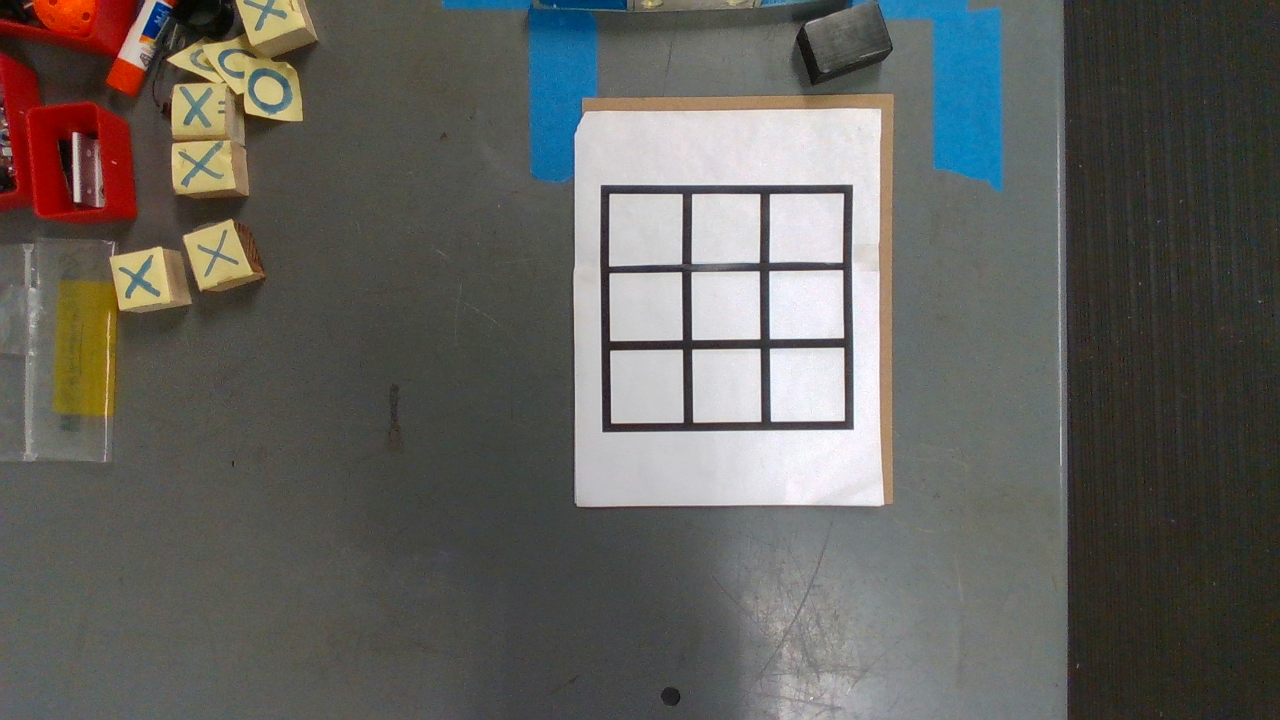
#> input picture game_scripts/images/board_sample_newRes_Color.png, 1280 x 720 px
$ python sandbox_imageSubtract.py
#> lines starting #> are read from the running program, lines starting #| are printed output that depends on the picture; after the words box and inside, x2 and y2 are one past the last pixel; in counts of white or black regions, pixels touching at a corner belong together; long printed decimals are rounded
# [20 lines of commented-out code are left out]
import cv2
import rospy
import numpy as np
# [11 lines of commented-out code are left out]


def main():
  try:
    print('OpenCV version:',cv2.__version__)
    #Marvin:
    #Zaphod: 3.2
    #Scott Labs:4.2

    # load images & crop them
    background_precrop = cv2.imread('images/board_sample_newRes_Color.png') # will not work well for moving & rotating board
#> background_precrop is the input picture: shape (720, 1280, 3); mean B, G, R 93.1, 97.5, 98.8
    background_crop = background_precrop[0:300, 10:550] #(y,x)
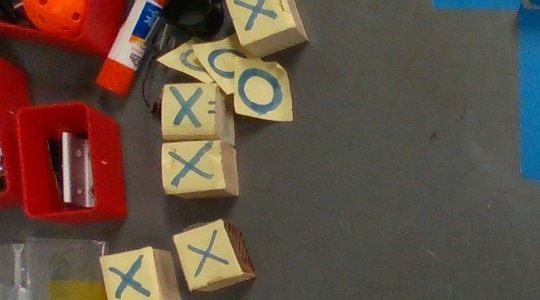
#> background_crop: shape (300, 540, 3); mean B, G, R 67.5, 80, 97.3
    # above crop removes floor & focuses on table around paper
    #cv2.imshow('Pre-Crop',background_precrop)
    #cv2.imshow('Should be only table, no ground',background_crop)
    board_precrop = cv2.imread('images/game_board_2O_Color.png')
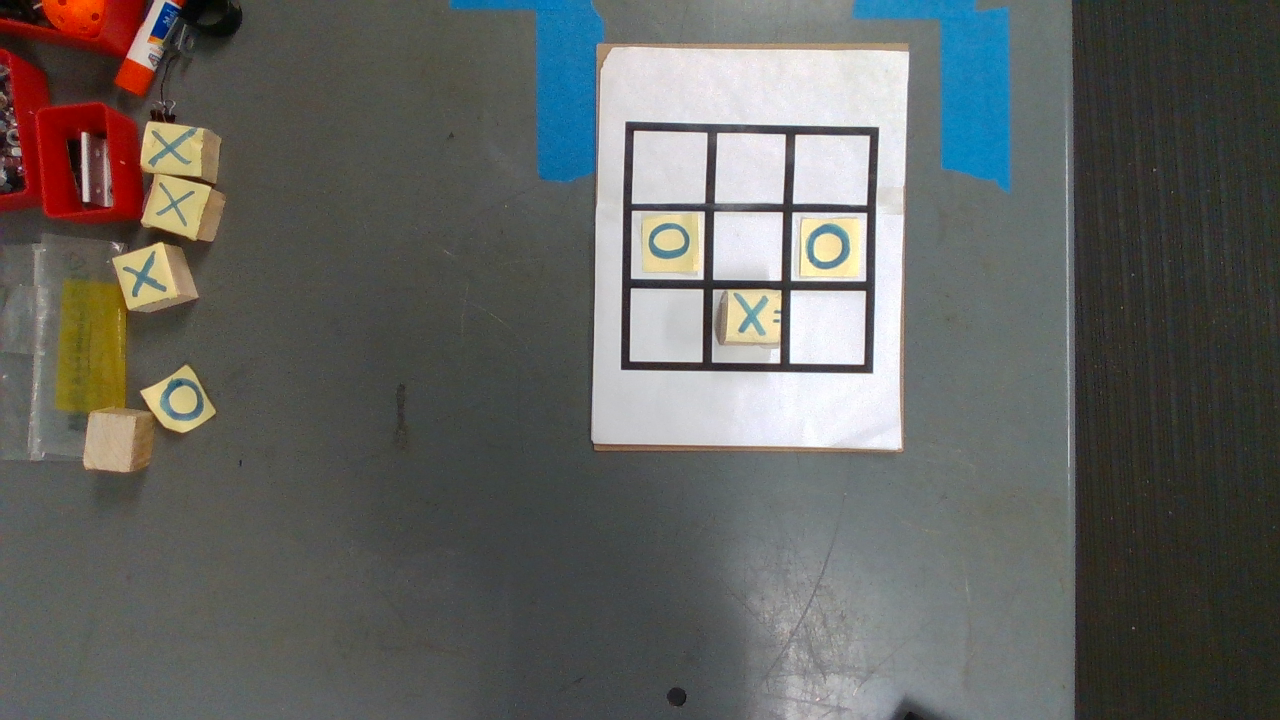
#> input picture game_scripts/images/game_board_2O_Color.png, 1280 x 720 px
#> board_precrop is the input picture: shape (720, 1280, 3); mean B, G, R 96.5, 99.7, 99.2
    board_crop = board_precrop[0:300,10:550]
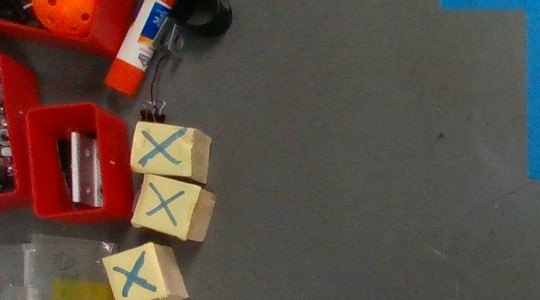
#> board_crop: shape (300, 540, 3); mean B, G, R 67.5, 76.1, 92.6

    # create grayscale images
    background = cv2.cvtColor(background_crop,cv2.COLOR_BGR2GRAY)
    #cv2.imshow('Grayscale of cropped image',background)
    board = cv2.cvtColor(board_crop,cv2.COLOR_BGR2GRAY)
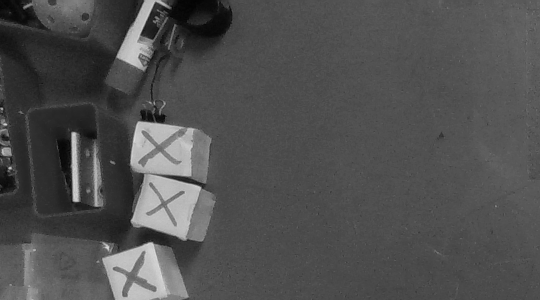
#> board: shape (300, 540); min 2, max 222, mean 80
    #cv2.imshow('Grayscale of cropped board',board)

    # Subtract them
    kernel = cv2.getStructuringElement(cv2.MORPH_RECT, (5,5))
    background = cv2.morphologyEx(background, cv2.MORPH_ERODE, kernel,iterations = 5)
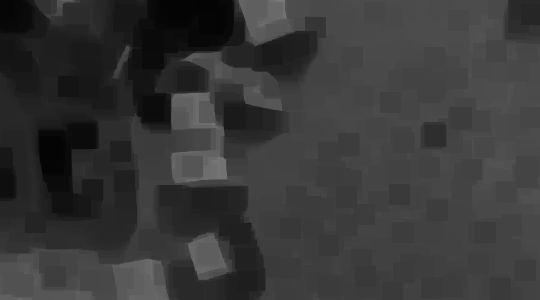
#> background: shape (300, 540); min 4, max 125, mean 55.7
    piece = cv2.subtract(background,board)
    cv2.imshow('subtract(background,board)',piece)
    #board_outline = cv2.subtract(board,background)
    #cv2.imshow('subtract(board,background)',board_outline)


    # Try Canny Edge detection then run contour detect
    piece_canny = cv2.Canny(piece,100,200)
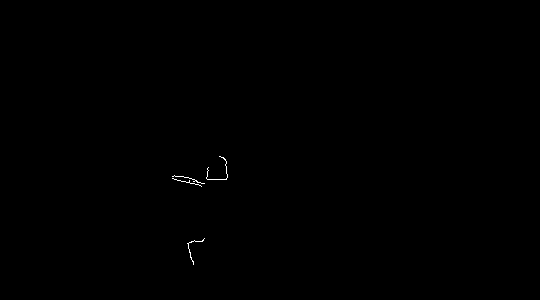
#> piece_canny: shape (300, 540); 0.11% white in thin lines or dots, all inside (x1, y1, x2, y2) = (172, 156, 228, 265)
    cv2.imshow('Canny Piece',piece_canny)


    # Get Contour of Letter
    # from https://stackoverflow.com/questions/68383697/find-center-coordinates-of-each-character-in-word-on-image-opencv-python

    colors = [(123,200,0),(200,0,0), (0,200,0),(0,0,200),(200,0,123),(0,123,200),(200,0,200)]
    #  used to draw circles (but circles not showing up as of 7/20/2021)
    #  200,0,0: red    200,0,123: fushia
    #  0,200,0: green  0,123,200: teal   123,200,0: light green
    #  0,0,200: blue   200,0,200: magenta


    ## Turn images into binary & then try contour detection
    #piece_binary, _= cv2.threshold(piece,15,255,cv2.THRESH_BINARY)

    #cv2.imshow('binary',piece_binary)

    #piece_binary =round(piece_binary).astype(int)


    #piece = piece.astype(np.uint8) # findcountours only supports image in grayscale uint8 format
    CannyCopy = piece_canny.copy() # creates copy
    piece_canny = piece_canny.astype(np.uint8)
    #cv2.imshow('Piece: uint8',background)

    # contours,hierarchy = cv2.findContours(piece, cv2.THRESH_BINARY, cv2.CHAIN_APPROX_SIMPLE)[-2:]
    contours,hierarchy = cv2.findContours(piece_canny,cv2.THRESH_BINARY,cv2.CHAIN_APPROX_SIMPLE) [-2:]
#> contours = 4 contours, all with area under 20

    # By using [-2:], we are basically taking the last two values from the tuple returned by cv2.findContours.
    # Since in some versions, it returns (image, contours, hierarchy) and in other versions it returns...
    # ...(contours, hierarchy), contours, hierarchy are always the last two values.

    #print('Hierarchy',hierarchy)
    #print('Contours:',contours)


    for contour in contours:
      cv2.drawContours(CannyCopy,[contour],-1,colors[0],2)
      colors.pop(0)
      cv2.imshow('Drawn Contour on Canny',CannyCopy)
#> this loop made 4 passes
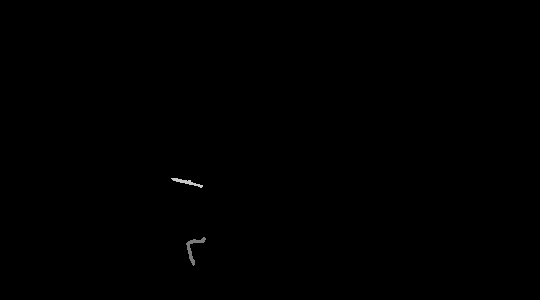
#> CannyCopy: shape (300, 540); 0.21% of pixels changed, all inside (x1, y1, x2, y2) = (171, 156, 228, 266)
#> after the loop, colors = [(200, 0, 123), (0, 123, 200), (200, 0, 200)]


    # get centroid (x,y) location
    for contour in contours:
      center,radius = cv2.minEnclosingCircle(contour)
#> this loop made 4 passes
#> (center, radius) on passes 1 to 4: ((198.5, 251), 14.12), ((186.5, 182), 15.04), ((188, 179.5), 16.38), ((216.5, 169.1), 13.75)
    print('Center (unit:pixels ?):',center)
#| Center (unit:pixels ?): (216.470, 169.095)
    print('Radius (unit:pixels ?):',radius)
#| Radius (unit:pixels ?): 13.745

    # if center values matches with grid space from Luis's grid creation code,
    # then you know which square it is in & can update the global board variable then


    # img_precrop = imgClass.grabFrame()
    # #cv2.imshow('Precrop',img_precrop)
    # #img = imgClass.cropFrame(img_precrop)
    # #cv2.imshow('Cropped Game Board',img)
    # #rospy.sleep(5)
    # img_gray = cv2.cvtColor(img_precrop,cv2.COLOR_BGR2GRAY)
    # cv2.imshow('gray',img_gray)
    # img_with_contours, BiggestContour, BiggestBounding ,cX,cy = dXO.getContours(img_precrop,img_gray)
    # #cv2.imshow('boardContour',img_with_contours)
    # #centers = dXO.getCircle(img)

    cv2.waitKey(0)
  except rospy.ROSInterruptException:
    exit()
  except KeyboardInterrupt:
    exit()


if __name__ == '__main__':

  main()
